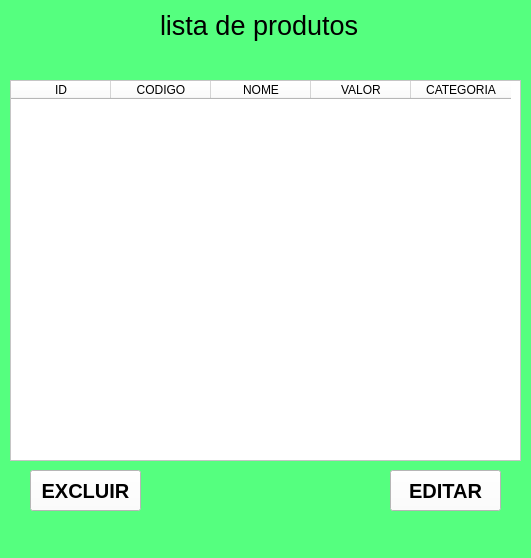
<?xml version="1.0" encoding="UTF-8"?>
<ui version="4.0">
 <class>MainWindow</class>
 <widget class="QMainWindow" name="MainWindow">
  <property name="geometry">
   <rect>
    <x>0</x>
    <y>0</y>
    <width>531</width>
    <height>558</height>
   </rect>
  </property>
  <property name="windowTitle">
   <string>MainWindow</string>
  </property>
  <property name="styleSheet">
   <string notr="true">background-color: rgb(85, 255, 127);</string>
  </property>
  <widget class="QWidget" name="centralwidget">
   <widget class="QLabel" name="label">
    <property name="geometry">
     <rect>
      <x>160</x>
      <y>10</y>
      <width>221</width>
      <height>31</height>
     </rect>
    </property>
    <property name="font">
     <font>
      <pointsize>20</pointsize>
     </font>
    </property>
    <property name="text">
     <string>lista de produtos</string>
    </property>
   </widget>
   <widget class="QTableWidget" name="tableWidget">
    <property name="geometry">
     <rect>
      <x>10</x>
      <y>80</y>
      <width>511</width>
      <height>381</height>
     </rect>
    </property>
    <property name="font">
     <font>
      <pointsize>12</pointsize>
      <weight>75</weight>
      <bold>true</bold>
     </font>
    </property>
    <property name="styleSheet">
     <string notr="true">background-color: rgb(255, 255, 255);</string>
    </property>
    <column>
     <property name="text">
      <string>ID</string>
     </property>
    </column>
    <column>
     <property name="text">
      <string>CODIGO</string>
     </property>
    </column>
    <column>
     <property name="text">
      <string>NOME</string>
     </property>
    </column>
    <column>
     <property name="text">
      <string>VALOR</string>
     </property>
    </column>
    <column>
     <property name="text">
      <string>CATEGORIA</string>
     </property>
    </column>
   </widget>
   <widget class="QPushButton" name="pushButton">
    <property name="geometry">
     <rect>
      <x>30</x>
      <y>470</y>
      <width>111</width>
      <height>41</height>
     </rect>
    </property>
    <property name="font">
     <font>
      <pointsize>15</pointsize>
      <weight>75</weight>
      <bold>true</bold>
     </font>
    </property>
    <property name="styleSheet">
     <string notr="true"> background-color: rgb(255, 255, 255);</string>
    </property>
    <property name="text">
     <string>EXCLUIR</string>
    </property>
   </widget>
   <widget class="QPushButton" name="pushButton_2">
    <property name="geometry">
     <rect>
      <x>390</x>
      <y>470</y>
      <width>111</width>
      <height>41</height>
     </rect>
    </property>
    <property name="font">
     <font>
      <pointsize>15</pointsize>
      <weight>75</weight>
      <bold>true</bold>
     </font>
    </property>
    <property name="styleSheet">
     <string notr="true">background-color: rgb(255, 255, 255);</string>
    </property>
    <property name="text">
     <string>EDITAR</string>
    </property>
   </widget>
  </widget>
  <widget class="QMenuBar" name="menubar">
   <property name="geometry">
    <rect>
     <x>0</x>
     <y>0</y>
     <width>531</width>
     <height>21</height>
    </rect>
   </property>
  </widget>
  <widget class="QStatusBar" name="statusbar"/>
 </widget>
 <resources/>
 <connections/>
</ui>
